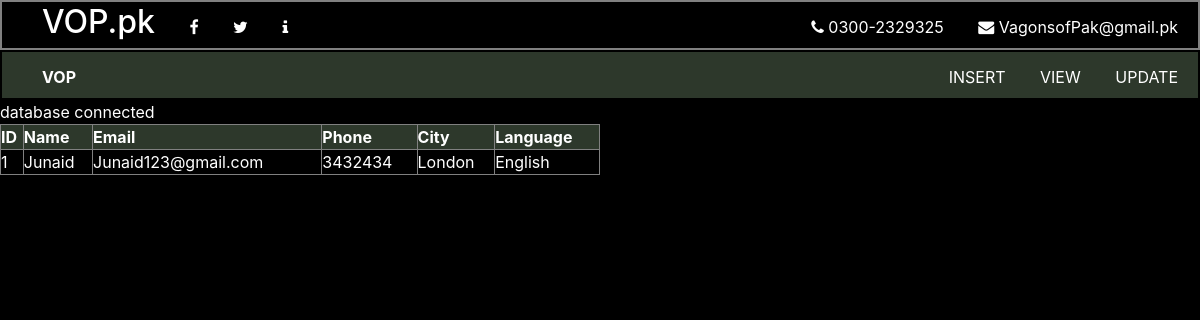
The page /view1.php?ID=1 on the database its author committed.
### tables this page shows
CREATE TABLE `VOP` (
  `ID` int(32) NOT NULL,
  `Cus_Name` text NOT NULL,
  `Cus_Email` varchar(50) NOT NULL,
  `Cus_Phone` int(11) NOT NULL,
  `Cus_City` text NOT NULL,
  `Cus_Lang` text NOT NULL
);

### view1.php (the view, shortened to what this page needs)
<!DOCTYPE html>
<html>
    <head>
    </head>
    <body>
        <?php
        require('mycon.php');
            if (isset($_GET['ID'])) {
                $stdID = $_GET['ID'];
                $myquery = "Select * from VOP WHERE ID = ".$stdID;
                $data = $mycon->query($myquery);
                echo "<table border ='1'>
                <tr>
                    <th>ID</th>
                    <th>Name</th>
                    <th>Email</th>
                    <th>Phone</th>
                    <th>City</th>
                    <th>Language</th>
                </tr>";
                while($myrow = $data->fetch_assoc()){
                    echo "<tr>";
                    echo "<td>" .$myrow["ID"] . "</td>";
                    echo "<td>" .$myrow["Cus_Name"]. "</td>";
                    echo "<td>" .$myrow["Cus_Email"]. "</td>";
                    echo "<td>" .$myrow["Cus_Phone"]. "</td>";
                    echo "<td>" .$myrow["Cus_City"]. "</td>";
                    echo "<td>" .$myrow["Cus_Lang"]. "</td>";
                    echo "</tr>";
                }
                echo "</table>";
            } else {
                echo "CONTACT ADMINISTRATOR";
            }
        ?>
    </body>
</html>

### mycon.php (shortened to what this page needs)
<!DOCTYPE html>
<html>
	<head>
	</head>
	<body>
		<?php
		$serverName = "localhost";
		$userName = "root";
		$password = "";
		$database = "theprotec_db";
		$mycon = new mysqli($serverName, $userName,$password, $database);
		if ($mycon->connect_error)
		{
			echo "unable to connect database";
		}
		else {
			echo "database connected ";
		}
		?>
	</body>
</html>

### style.css (style rules this page uses)
* { margin: 0; padding: 0; box-sizing: border-box; }
body { background-color: black; }
#main_container { margin: 0 auto; width: 100%; height: auto; background-color: black; color: white; }
header { width: 100%; line-height: 50px; height: 50px; background-color: black; padding-left: 10px; padding-right: 20px; border: 2px solid grey; }
header ul li { list-style-type: none; display: inline-block; margin-left: 30px; }
header ul li a { text-decoration: none; color: white; }
header ul .logo { border-bottom: 2px solid white; }
.list1_right { float: right; }
nav { width: 100%; line-height: 50px; height: 50px; background-color: rgb(45, 56, 43); color : white; padding-left: 10px; padding-right: 20px; border: 2px solid black; }
.list_right { float: right; }
nav ul li { display: inline-block; margin-left: 30px; }
nav ul li a { text-decoration: none; color: white; }

### view1.php (style rules this page uses)
table { width: 50%; border-collapse: collapse; }
th { text-align: center; background-color: rgb(45, 56, 43); }

### rows shown on the page
vop: ID "1", Cus_Name "Junaid", Cus_Email "Junaid123@gmail.com", Cus_Phone "3432434", Cus_City "London", Cus_Lang "English"
